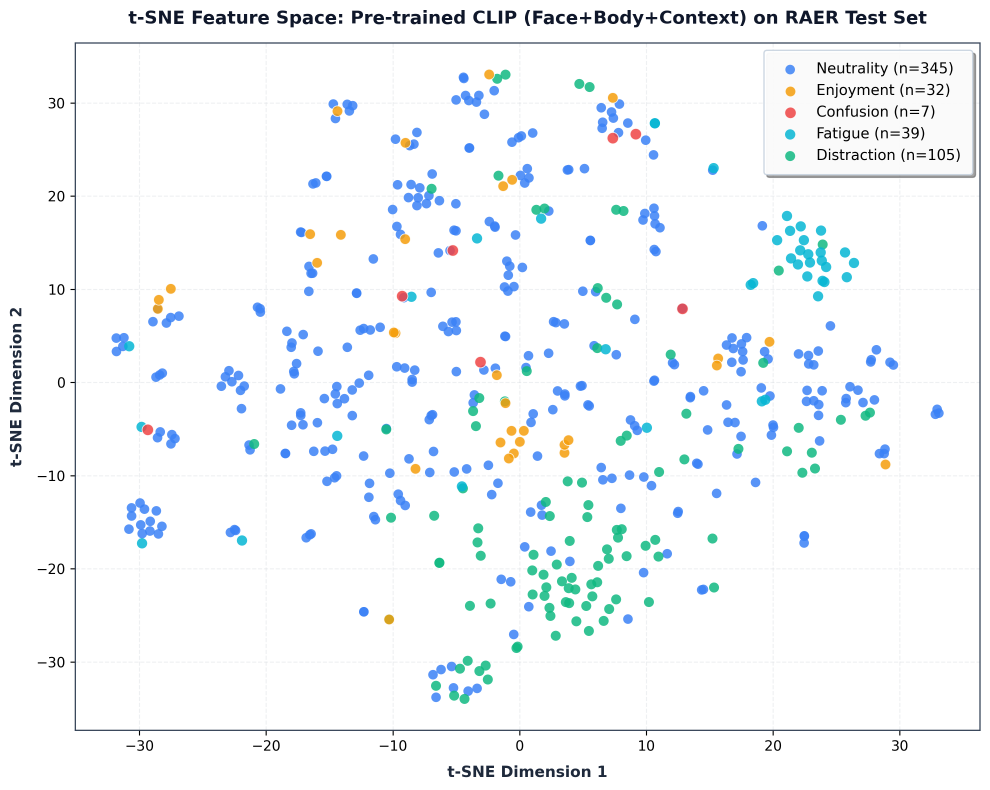
#> input picture image/tsne_pretrained.png, 2970 x 2370 px (shown at 1/3 size)
$ python assemble_paper_figures.py
#> lines starting #> are read from the running program, lines starting #| are printed output that depends on the picture
#!/usr/bin/env python3
# -*- coding: utf-8 -*-
"""
assemble_paper_figures.py
─────────────────────────
Generates publication-ready figures for the RAPT-CLIP academic paper:
1. Figure 4: 4-panel t-SNE (RAER Baseline, RAER RAPT-CLIP, CAER-S Baseline, CAER-S RAPT-CLIP 91.80%)
2. Figure 5: Qualitative Grad-CAM comparison across 3 datasets:
   - Top (Horizontal): RAER dataset (Confusion, Distraction, Enjoyment)
   - Bottom Left (Vertical Column): EMOTIC dataset
   - Bottom Right (Vertical Column): CAER-S dataset (from caer_s_finetune_end.pth)
"""

import os
import cv2
import numpy as np
from PIL import Image, ImageDraw, ImageFont

ROOT_DIR = os.path.dirname(os.path.dirname(os.path.abspath(__file__)))
OUT_TSNE = os.path.join(ROOT_DIR, 'outputs', 'TSNE')
OUT_GRADCAM = os.path.join(ROOT_DIR, 'outputs', 'gradcam')
OUT_CAERS = os.path.join(ROOT_DIR, 'outputs', 'Gradcam-Caers')
OUT_EMOTIC = os.path.join(ROOT_DIR, 'outputs', 'Gradcam-Emotic')

# Fonts
FONT_BOLD = '/System/Library/Fonts/Supplemental/Arial Bold.ttf'
FONT_REG = '/System/Library/Fonts/Supplemental/Arial.ttf'
if not os.path.exists(FONT_BOLD):
    FONT_BOLD = FONT_REG = '/System/Library/Fonts/Helvetica.ttc'


def build_figure4_tsne():
    """Builds Figure 4: 4-panel t-SNE side-by-side (RAER 77.66% and CAER-S 91.80%)."""
    print("=> Assembling Figure 4: 4-Panel t-SNE (RAER 77.66% + CAER-S 91.80%)...")
    # (a) RAER Pre-trained (5 classes)
    raer_a = cv2.imread(os.path.join(ROOT_DIR, 'image', 'tsne_pretrained.png'))
#> raer_a is the input picture: shape (2370, 2970, 3); mean B, G, R 249, 246.8, 243.3
    # (b) RAER Fine-tuned RAPT-CLIP (77.66% SOTA, 5 classes)
    raer_b = cv2.imread(os.path.join(ROOT_DIR, 'image', 'tsne_finetuned.png'))
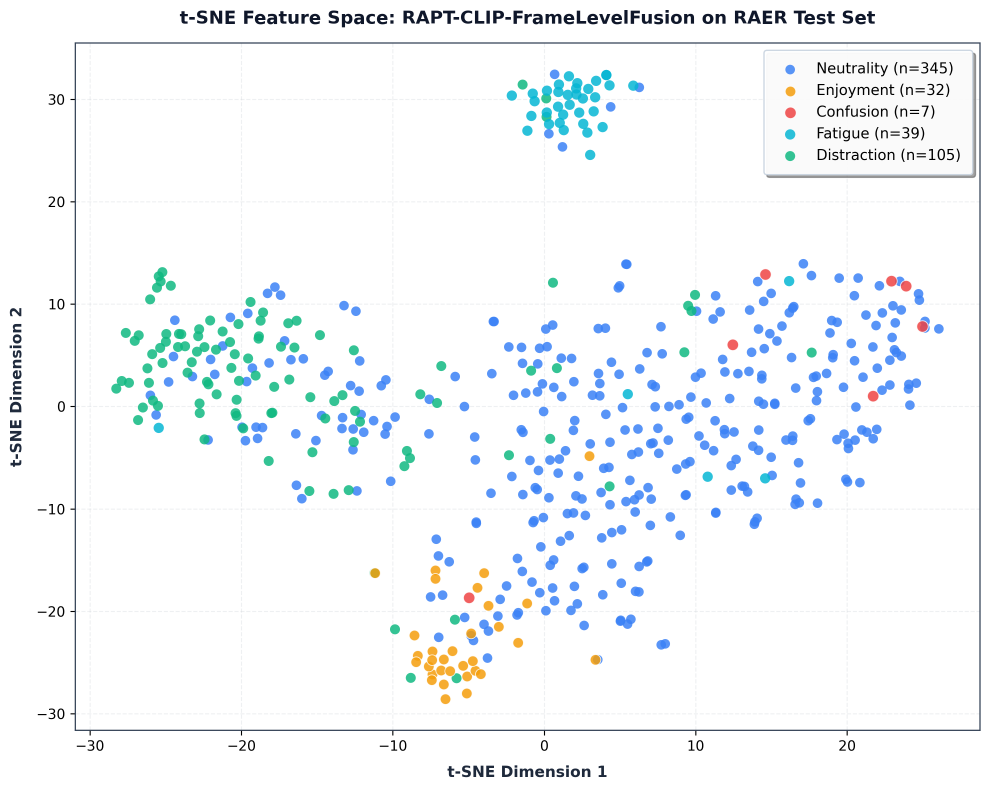
#> input picture image/tsne_finetuned.png, 2970 x 2370 px (shown at 1/3 size)
#> raer_b is the input picture: shape (2370, 2970, 3); mean B, G, R 249.2, 246.8, 243.2
    # (c) CAER-S Baseline CLIP (7 classes - tangled dots)
    caers_c = cv2.imread(os.path.join(OUT_TSNE, 'caers_9180_panel_c_baseline.png'))
    # (d) CAER-S Fine-tuned RAPT-CLIP 91.80% (7 classes - distinct clusters)
    caers_d = cv2.imread(os.path.join(OUT_TSNE, 'caers_9180_panel_d_raptclip.png'))

    # Fallback if 9180 run is still in progress
    if caers_c is None:
        caers_c = cv2.imread(os.path.join(OUT_TSNE, 'caers_panel_c_ground_truth.png'))
    if caers_d is None:
        caers_d = cv2.imread(os.path.join(OUT_TSNE, 'caers_panel_d_ground_truth.png'))

    caers_c_plot = caers_c
    caers_d_plot = caers_d

    def crop_plot_area(im, tol=250):
#> called with tol = 250
        gray = cv2.cvtColor(im, cv2.COLOR_BGR2GRAY)
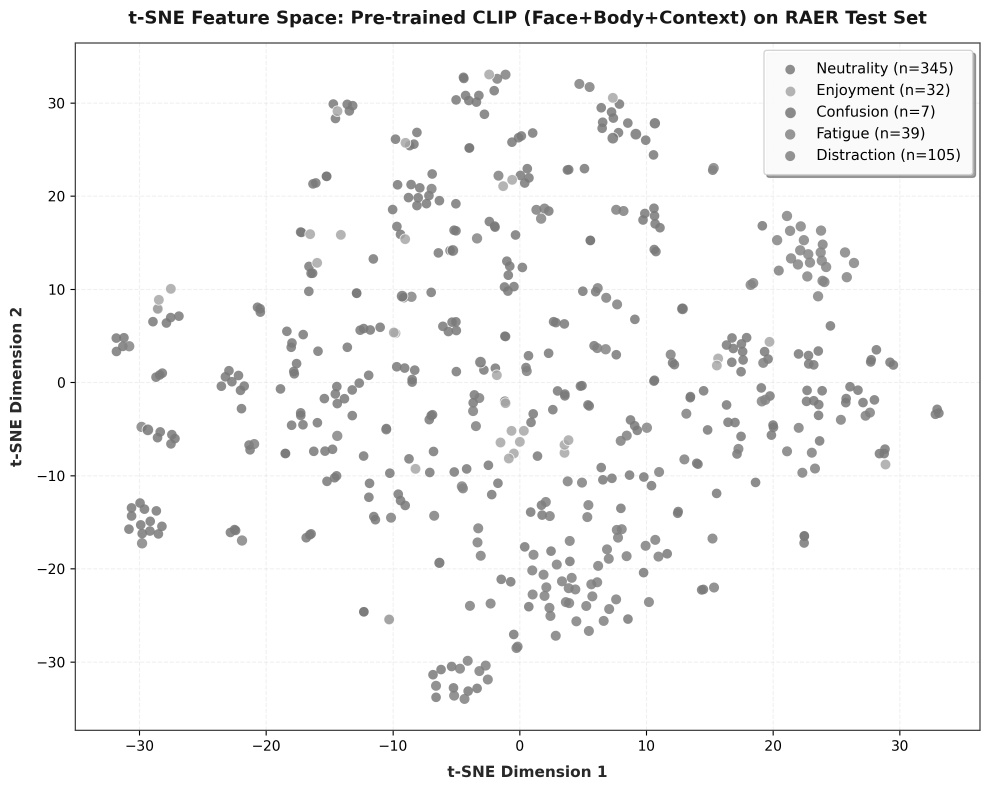
#> gray: shape (2370, 2970) (shown at 1/3 size); min 0, max 255, mean 246
        non_white = np.where(gray < tol)
#> non_white = 548918 positions, rows 30 to 2331, columns 29 to 2941
        if len(non_white[0]) == 0:
            return im
        y1, y2 = np.min(non_white[0]), np.max(non_white[0])
#> y1 = 30; y2 = 2331
        x1, x2 = np.min(non_white[1]), np.max(non_white[1])
#> x1 = 29; x2 = 2941
        pad = 12
        y1 = max(0, y1 - pad)
#> y1 = 18
        y2 = min(im.shape[0], y2 + pad)
#> y2 = 2343
        x1 = max(0, x1 - pad)
#> x1 = 17
        x2 = min(im.shape[1], x2 + pad)
#> x2 = 2953
        return im[y1:y2, x1:x2]
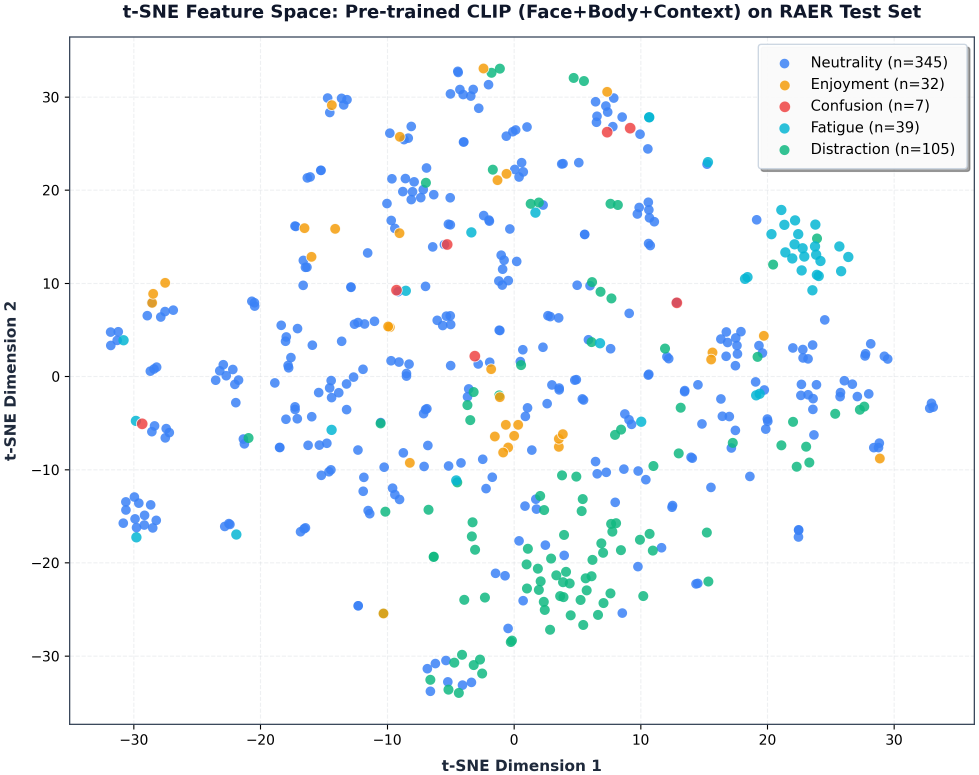
#> returned value: shape (2325, 2936, 3) (shown at 1/3 size); mean of channels 0, 1, 2 248.8, 246.5, 243; drawn as B, G, R

    target_h = 950

    def resize_h(img, h):
        c_img = crop_plot_area(img)
        aspect = c_img.shape[1] / c_img.shape[0]
#> aspect = 1.26
        w = int(h * aspect)
#> w = 1199
        return cv2.resize(c_img, (w, h), interpolation=cv2.INTER_AREA)
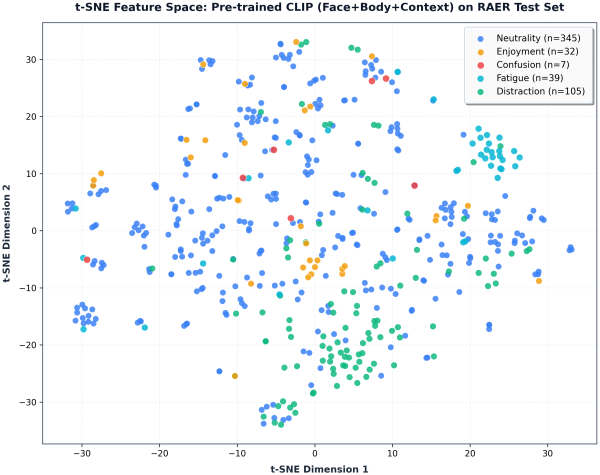
#> returned value: shape (950, 1199, 3) (shown at 1/2 size); mean of channels 0, 1, 2 248.8, 246.6, 243; drawn as B, G, R

    panels = [resize_h(raer_a, target_h), resize_h(raer_b, target_h),
              resize_h(caers_c_plot, target_h), resize_h(caers_d_plot, target_h)]
#> call 2 of resize_h, with h = 950
#> call 2 of crop_plot_area, with tol = 250
#> in crop_plot_area (call 2), `gray = cv2.cvtColor(im, cv2.COLOR_BGR2GRAY)`:
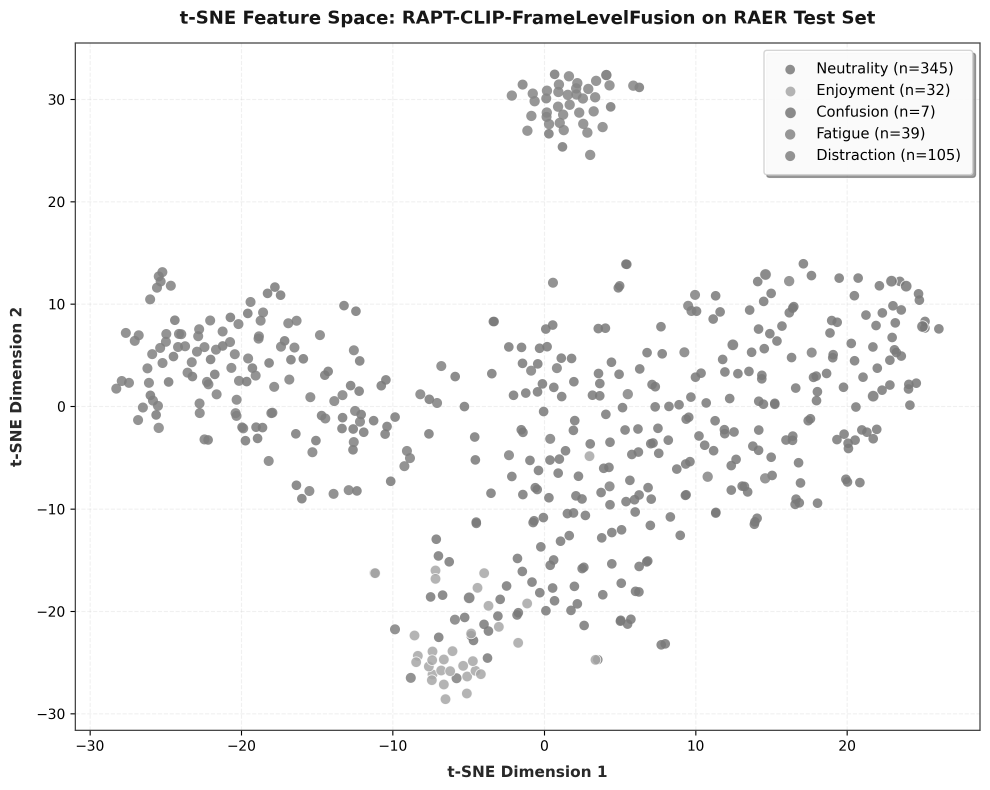
#> gray: shape (2370, 2970) (shown at 1/3 size); min 0, max 255, mean 246
#> in crop_plot_area (call 2), `non_white = np.where(gray < tol)`: non_white = 556186 positions, rows 30 to 2331, columns 29 to 2941
#> in crop_plot_area (call 2), `y1, y2 = np.min(non_white[0]), np.max(non_white[0])`: y1 = 30; y2 = 2331
#> in crop_plot_area (call 2), `x1, x2 = np.min(non_white[1]), np.max(non_white[1])`: x1 = 29; x2 = 2941
#> in crop_plot_area (call 2), `y1 = max(0, y1 - pad)`: y1 = 18
#> in crop_plot_area (call 2), `y2 = min(im.shape[0], y2 + pad)`: y2 = 2343
#> in crop_plot_area (call 2), `x1 = max(0, x1 - pad)`: x1 = 17
#> in crop_plot_area (call 2), `x2 = min(im.shape[1], x2 + pad)`: x2 = 2953
#> in crop_plot_area (call 2), `return im[y1:y2, x1:x2]`:
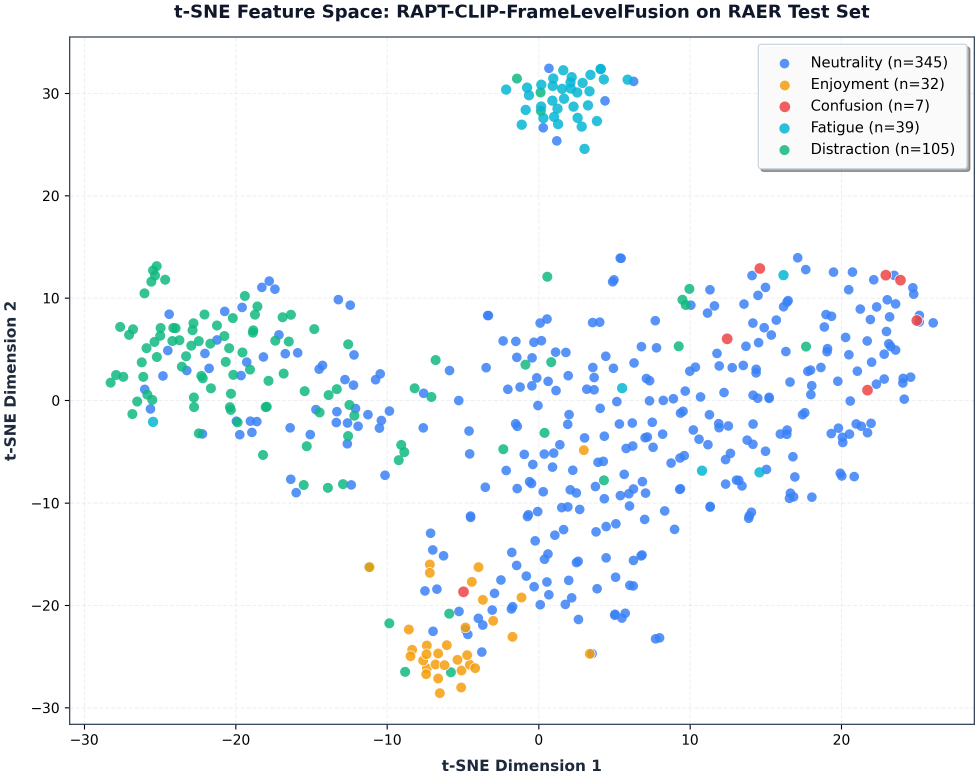
#> returned value: shape (2325, 2936, 3) (shown at 1/3 size); mean of channels 0, 1, 2 249, 246.5, 242.8; drawn as B, G, R
#> in resize_h (call 2), `return cv2.resize(c_img, (w, h), interpolation=cv2.INTER_AREA)`:
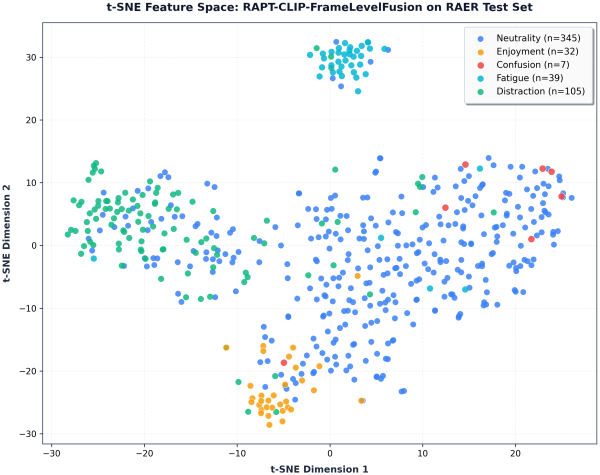
#> returned value: shape (950, 1199, 3) (shown at 1/2 size); mean of channels 0, 1, 2 249, 246.5, 242.8; drawn as B, G, R
    subcaps = [
        '(a) RAER: Pre-trained',
        '(b) RAER: RAPT-CLIP',
        '(c) CAER-S: Pre-trained',
        '(d) CAER-S: RAPT-CLIP'
    ]

    gap = 35
    pad_top = 25
    pad_bottom = 105
    total_w = sum(p.shape[1] for p in panels) + gap * (len(panels) - 1) + 60
    total_h = target_h + pad_top + pad_bottom

    canvas = np.ones((total_h, total_w, 3), dtype=np.uint8) * 255
    pil_canvas = Image.fromarray(canvas)
    draw = ImageDraw.Draw(pil_canvas)
    font = ImageFont.truetype(FONT_BOLD, 42)

    curr_x = 30
    for p, subcap in zip(panels, subcaps):
        pw = p.shape[1]
        p_pil = Image.fromarray(cv2.cvtColor(p, cv2.COLOR_BGR2RGB))
        pil_canvas.paste(p_pil, (curr_x, pad_top))

        bbox = font.getbbox(subcap)
        tw = bbox[2] - bbox[0]
        tx = curr_x + (pw - tw) // 2
        ty = pad_top + target_h + 30
        draw.text((tx, ty), subcap, font=font, fill=(0, 0, 0))
        curr_x += pw + gap

    out_path = os.path.join(OUT_TSNE, 'figure4_tsne_final.png')
    res = cv2.cvtColor(np.array(pil_canvas), cv2.COLOR_RGB2BGR)
    cv2.imwrite(out_path, res)
    print(f"   [Saved] Figure 4 saved to: {out_path} ({res.shape[1]}x{res.shape[0]})")
    return out_path


# [154 lines left out: function build_figure5_gradcam, not called in this run]


def main():
    print("==================================================================")
    print("🚀 ASSEMBLING PUBLICATION FIGURES FOR RAPT-CLIP")
    print("==================================================================")

    # 1. Figure 4: t-SNE
    fig4_path = build_figure4_tsne()

    # 2. Figure 5: Grad-CAM (2 samples per vertical column - standard page fit)
    fig5_2s_path = build_figure5_gradcam(num_samples=2)

    # 3. Figure 5: Grad-CAM (3 samples per vertical column - expanded gallery)
    fig5_3s_path = build_figure5_gradcam(num_samples=3)

    print("==================================================================")
    print("🎉 ALL FIGURES SUCCESSFULLY GENERATED!")
    print("==================================================================")


if __name__ == '__main__':
#> (the run stopped early here; a loop or call above may not have finished)
